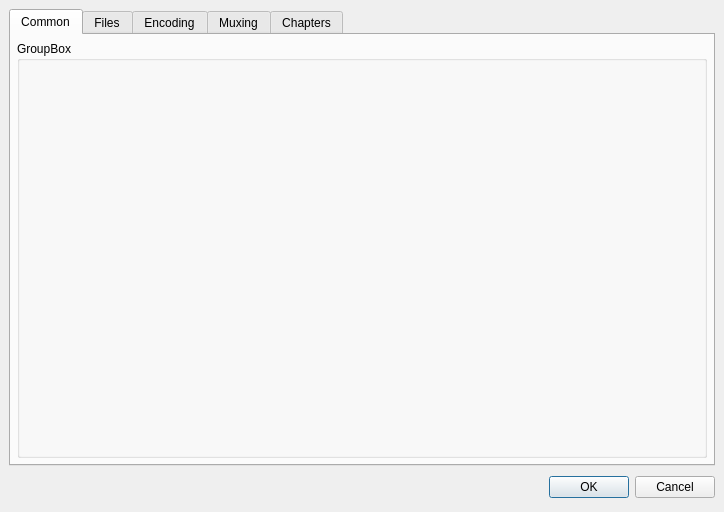
<ui version="4.0" >
 <class>TTSettingsDialog</class>
 <widget class="QDialog" name="TTSettingsDialog" >
  <property name="geometry" >
   <rect>
    <x>0</x>
    <y>0</y>
    <width>724</width>
    <height>512</height>
   </rect>
  </property>
  <property name="windowTitle" >
   <string>TTCut - Settings</string>
  </property>
  <layout class="QGridLayout" >
   <property name="margin" >
    <number>9</number>
   </property>
   <property name="spacing" >
    <number>6</number>
   </property>
   <item row="0" column="0" >
    <widget class="QTabWidget" name="settingsTab" >
     <property name="tabShape" >
      <enum>QTabWidget::Rounded</enum>
     </property>
     <property name="currentIndex" >
      <number>0</number>
     </property>
     <widget class="QWidget" name="tabCommon" >
      <attribute name="title" >
       <string>Common</string>
      </attribute>
      <attribute name="icon" >
       <iconset resource="ttsettingsdialog.qrc" >:/pixmaps/pixmaps/settings_18.xpm</iconset>
      </attribute>
      <layout class="QGridLayout" >
       <property name="margin" >
        <number>6</number>
       </property>
       <property name="spacing" >
        <number>6</number>
       </property>
       <item row="0" column="0" >
        <widget class="TTCutSettingsCommon" name="commonPage" >
         <property name="title" >
          <string>GroupBox</string>
         </property>
        </widget>
       </item>
      </layout>
     </widget>
     <widget class="QWidget" name="tabFiles" >
      <attribute name="title" >
       <string>Files</string>
      </attribute>
      <attribute name="icon" >
       <iconset resource="ttsettingsdialog.qrc" >:/pixmaps/pixmaps/pipe.png</iconset>
      </attribute>
      <layout class="QGridLayout" >
       <property name="margin" >
        <number>6</number>
       </property>
       <property name="spacing" >
        <number>6</number>
       </property>
       <item row="0" column="0" >
        <widget class="TTCutSettingsFiles" name="filesPage" >
         <property name="title" >
          <string>GroupBox</string>
         </property>
        </widget>
       </item>
      </layout>
     </widget>
     <widget class="QWidget" name="tabEncoding" >
      <attribute name="title" >
       <string>Encoding</string>
      </attribute>
      <attribute name="icon" >
       <iconset resource="ttsettingsdialog.qrc" >:/pixmaps/pixmaps/exec.png</iconset>
      </attribute>
      <layout class="QGridLayout" >
       <property name="margin" >
        <number>6</number>
       </property>
       <property name="spacing" >
        <number>6</number>
       </property>
       <item row="0" column="0" >
        <widget class="TTCutSettingsEncoder" name="encodingPage" >
         <property name="title" >
          <string>GroupBox</string>
         </property>
        </widget>
       </item>
      </layout>
     </widget>
     <widget class="QWidget" name="tabMuxing" >
      <attribute name="title" >
       <string>Muxing</string>
      </attribute>
      <attribute name="icon" >
       <iconset resource="ttsettingsdialog.qrc" >:/pixmaps/pixmaps/filter.png</iconset>
      </attribute>
      <layout class="QGridLayout" >
       <property name="margin" >
        <number>6</number>
       </property>
       <property name="spacing" >
        <number>6</number>
       </property>
       <item row="0" column="0" >
        <widget class="TTCutSettingsMuxer" name="muxingPage" >
         <property name="title" >
          <string>GroupBox</string>
         </property>
        </widget>
       </item>
      </layout>
     </widget>
     <widget class="QWidget" name="tabChapters" >
      <attribute name="title" >
       <string>Chapters</string>
      </attribute>
      <attribute name="icon" >
       <iconset resource="ttsettingsdialog.qrc" >:/pixmaps/pixmaps/chapter_18.xpm</iconset>
      </attribute>
      <layout class="QGridLayout" >
       <property name="margin" >
        <number>6</number>
       </property>
       <property name="spacing" >
        <number>6</number>
       </property>
       <item row="0" column="0" >
        <widget class="TTCutSettingsChapter" name="chaptersPage" >
         <property name="title" >
          <string>GroupBox</string>
         </property>
        </widget>
       </item>
      </layout>
     </widget>
    </widget>
   </item>
   <item row="1" column="0" >
    <layout class="QHBoxLayout" >
     <property name="margin" >
      <number>0</number>
     </property>
     <property name="spacing" >
      <number>6</number>
     </property>
     <item>
      <spacer>
       <property name="orientation" >
        <enum>Qt::Horizontal</enum>
       </property>
       <property name="sizeHint" >
        <size>
         <width>131</width>
         <height>31</height>
        </size>
       </property>
      </spacer>
     </item>
     <item>
      <widget class="QPushButton" name="okButton" >
       <property name="text" >
        <string>OK</string>
       </property>
      </widget>
     </item>
     <item>
      <widget class="QPushButton" name="cancelButton" >
       <property name="text" >
        <string>Cancel</string>
       </property>
      </widget>
     </item>
    </layout>
   </item>
  </layout>
 </widget>
 <customwidgets>
  <customwidget>
   <class>TTCutSettingsFiles</class>
   <extends>QGroupBox</extends>
   <header>../gui/ttcutsettingsfiles.h</header>
  </customwidget>
  <customwidget>
   <class>TTCutSettingsCommon</class>
   <extends>QGroupBox</extends>
   <header>../gui/ttcutsettingscommon.h</header>
  </customwidget>
  <customwidget>
   <class>TTCutSettingsMuxer</class>
   <extends>QGroupBox</extends>
   <header>../gui/ttcutsettingsmuxer.h</header>
  </customwidget>
  <customwidget>
   <class>TTCutSettingsChapter</class>
   <extends>QGroupBox</extends>
   <header>../gui/ttcutsettingschapter.h</header>
  </customwidget>
  <customwidget>
   <class>TTCutSettingsEncoder</class>
   <extends>QGroupBox</extends>
   <header>../gui/ttcutsettingsencoder.h</header>
  </customwidget>
 </customwidgets>
 <resources>
  <include location="ttsettingsdialog.qrc" />
 </resources>
 <connections>
  <connection>
   <sender>okButton</sender>
   <signal>clicked()</signal>
   <receiver>TTSettingsDialog</receiver>
   <slot>accept()</slot>
   <hints>
    <hint type="sourcelabel" >
     <x>278</x>
     <y>253</y>
    </hint>
    <hint type="destinationlabel" >
     <x>96</x>
     <y>254</y>
    </hint>
   </hints>
  </connection>
  <connection>
   <sender>cancelButton</sender>
   <signal>clicked()</signal>
   <receiver>TTSettingsDialog</receiver>
   <slot>reject()</slot>
   <hints>
    <hint type="sourcelabel" >
     <x>369</x>
     <y>253</y>
    </hint>
    <hint type="destinationlabel" >
     <x>179</x>
     <y>282</y>
    </hint>
   </hints>
  </connection>
 </connections>
</ui>
